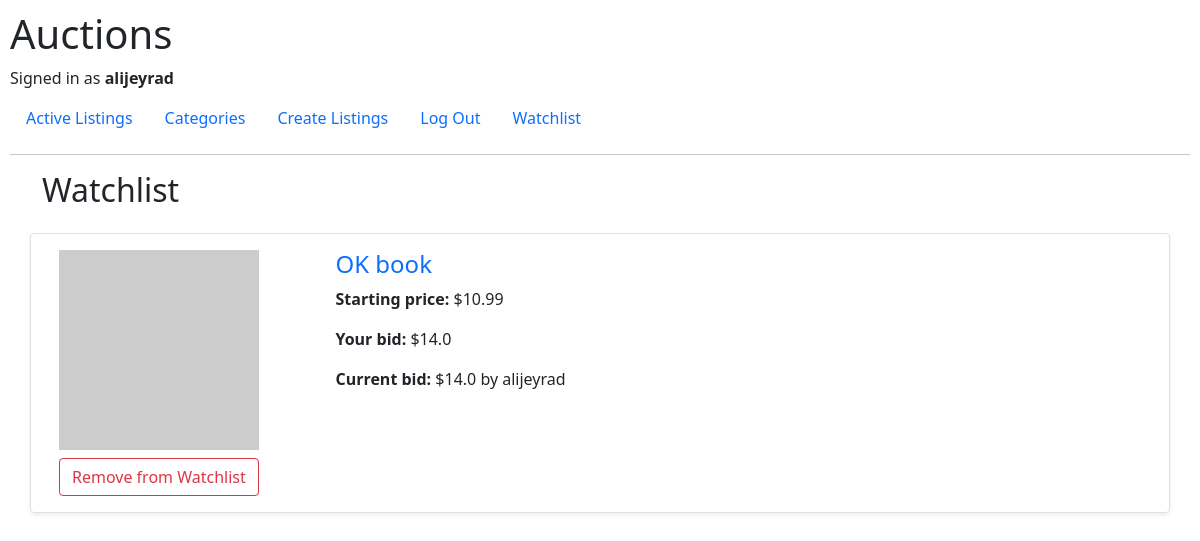
Page /watchlist (signed in) on the earlier database version.
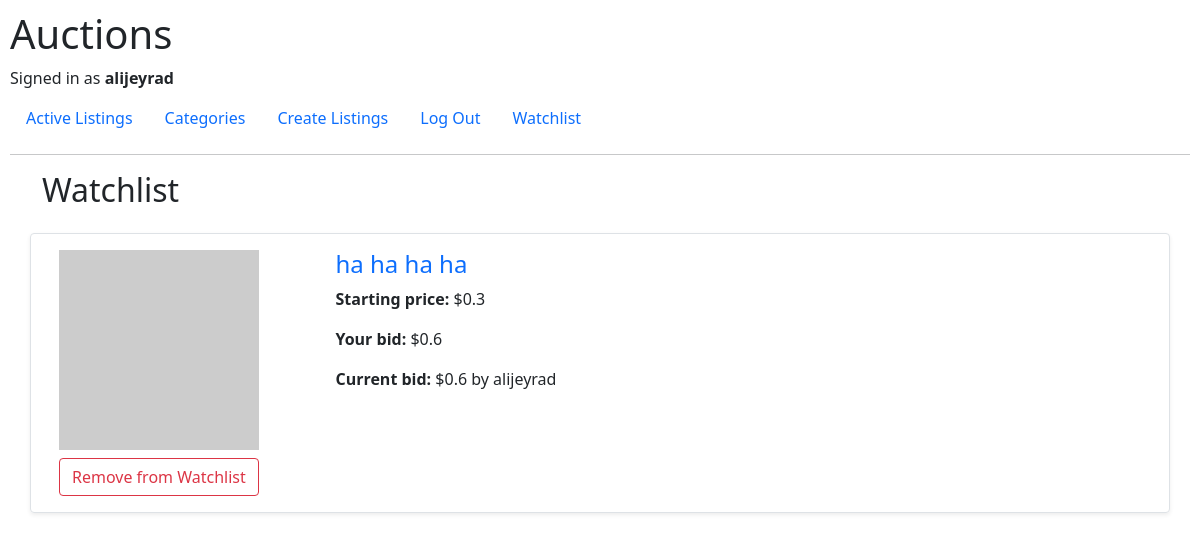
Same page on the later database version.
### auctions/models.py (models this page shows, shortened)
class Listing(models.Model):
    title = models.CharField(max_length=255)
    description = models.TextField()
    starting_bid = models.FloatField(default=0)
    image_url = models.URLField()
    active = models.BooleanField(default=True)
    created_date = models.DateTimeField(auto_now_add=True)
    owner = models.ForeignKey(User, on_delete=models.SET_NULL, null=True, related_name="owner")
    category = models.ForeignKey(Category, on_delete=models.SET_NULL, null=True)

class Bid(models.Model):
    bid = models.FloatField()
    time_added = models.DateTimeField(auto_now_add=True)
    bidder = models.ForeignKey(User, on_delete=models.CASCADE)
    for_listing = models.ForeignKey(Listing, on_delete=models.CASCADE)

class User(AbstractUser):
    watchlist = models.ManyToManyField('Listing', related_name='watchlist', blank=True)
    def __str__(self):
        return f"{self.username}"

### auctions/views.py (the view)
# urls.py: path("watchlist", views.watchlist, name="watchlist"),
@login_required
def watchlist(request):
    user = User.objects.get(id = request.user.id)
    watchlist = user.watchlist.all()
    bids = []
    current_bids = []
    for listing_obj in watchlist:
        bid = Bid.objects.filter(for_listing=listing_obj, bidder=user).order_by('-time_added').first()
        bids.append(bid)
    for listing_obj in watchlist:
        current_bid = Bid.objects.filter(for_listing=listing_obj).order_by('-time_added').first()
        current_bids.append(current_bid)
    return render(request, "auctions/watchlist.html", {
        'watchlist': watchlist,
        'bids': bids,
        'current_bids': current_bids
    })

### auctions/templates/auctions/watchlist.html (shortened to what this page needs)
{% extends "auctions/layout.html" %}
{% block body %}
<div class="container">
  <h2 class="mb-4">Watchlist</h2>
  {% for listing in watchlist %}
  <div class="listing border rounded shadow-sm p-3 mb-2 row">
      <div class="col-lg-3 image">
        <img src="{{listing.image_url}}" alt="{{listing.title}}">
        <a class="btn btn-outline-danger text-decoration-none mt-2" href="{% url 'remove_watchlist' listing.id %}">Remove from Watchlist</a>
      </div>
      <div class="col-lg-9 info">
        <h4>
          <a class="text-decoration-none" href="{% url 'listing' listing.id %}">
              {{listing.title}}
          </a>
        </h4>
          <p><strong>Starting price:</strong> ${{listing.starting_bid}}</p>
          <p>
            {% for bid in bids %}
              {% if bid.for_listing == listing %}
                <strong>Your bid: </strong>${{bid.bid}}
              {% endif %}
            {% endfor %}
          </p>
          <p>
            {% for current_bid in current_bids %}
              {% if current_bid.for_listing == listing %}
                <strong>Current bid: </strong>${{current_bid.bid}} by {{current_bid.bidder}}
              {% endif %}
            {% endfor %}
          </p>
      </div>
  </div>
  {% empty %}
  <h4>No listings</h4>
  {% endfor %}
</div>
{% endblock body %}

Differences in the rows shown:
no longer on this page (row unchanged): Listing: title "OK book", starting_bid "10.99"
removed Bid: bid "14.0", bidder "alijeyrad"
added Listing: title "ha ha ha ha", starting_bid "0.3"
added Bid: bid "0.6", bidder "alijeyrad"
